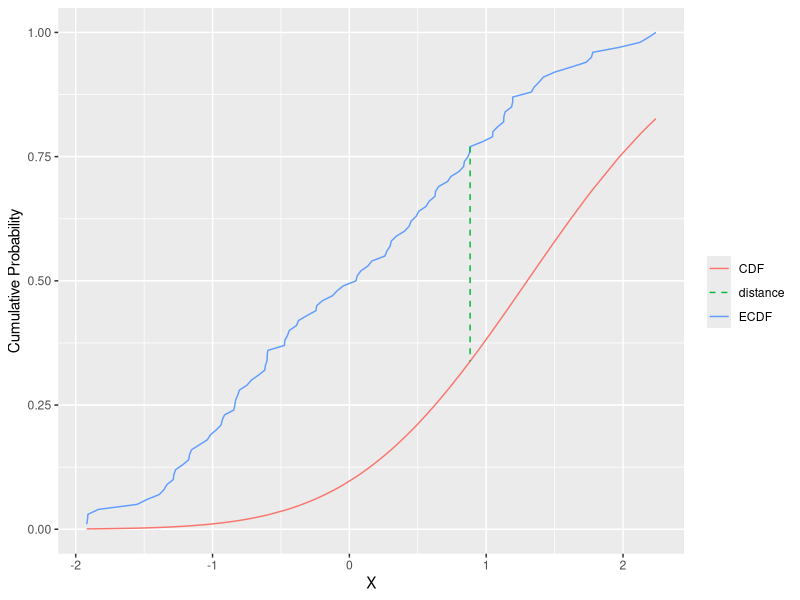
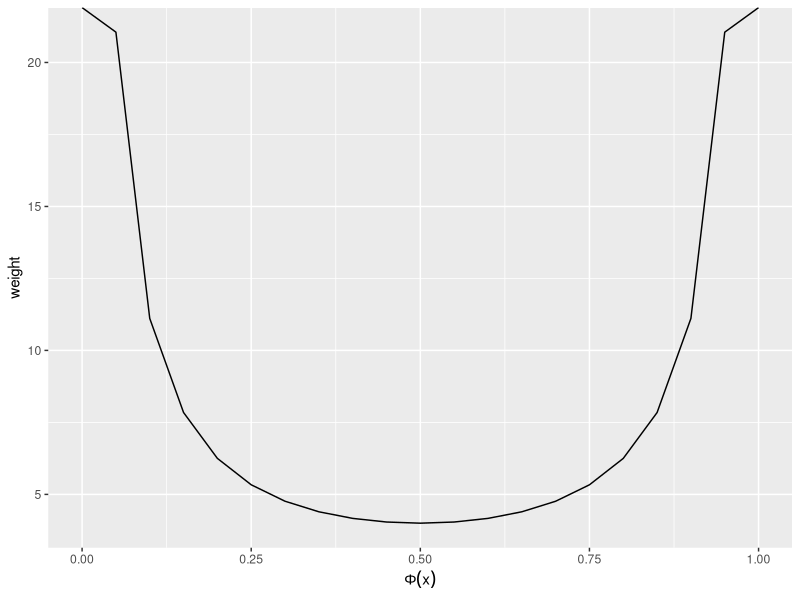
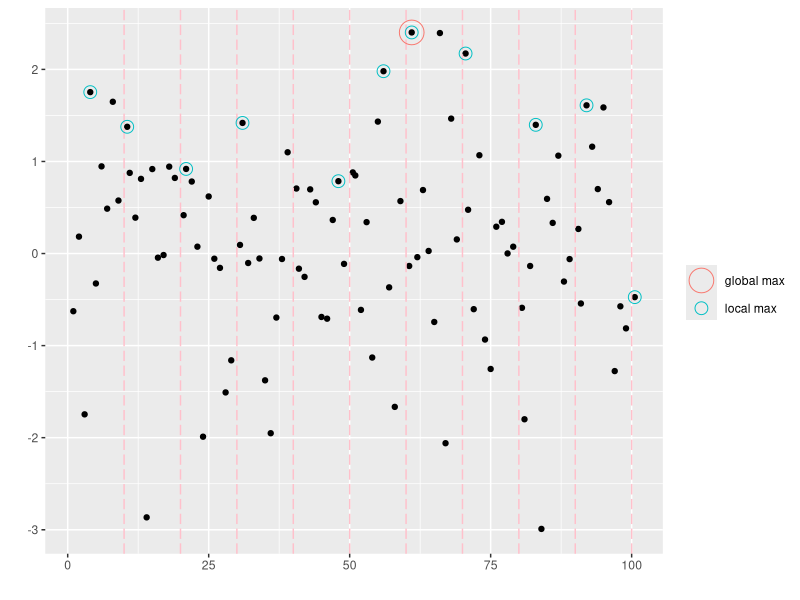
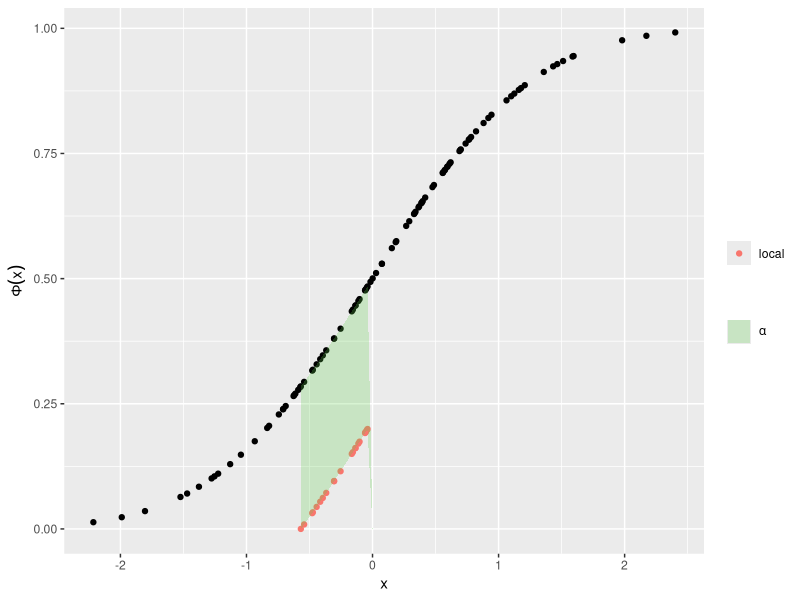

Write R code to recreate these figures, in order.
## ---- chunk 1
### Demonstrating KS stat intuition
library(ggplot2)
n <- 100
dataSample <- sort(rnorm(n))
ecdf <- seq_along(dataSample) / n
cdf <- sapply(dataSample, function(x) pnorm(x, mean = 1.3))
dists <- abs(ecdf - cdf) #roughly..note that real KS is not symmetric
maxDist <- max(dists)
maxIx <- which(dists == maxDist)

qplot(x = dataSample, y = ecdf, geom = "line", color = "ECDF") +
  geom_line(aes(y = cdf, color = "CDF")) +
  geom_segment(aes(x = dataSample[maxIx], xend = dataSample[maxIx],
                   y = ecdf[maxIx], yend = cdf[maxIx],
                   color = "distance"), linetype = "dashed"
                   ) +
  labs(y = "Cumulative Probability", x = "X", color = "")
  
## ---- chunk 2
### Demonstrating weight function in Anderson-Darling
left <- seq(0, 1, 0.05)
right <- 1 - left
weight <- 1 / (left * right)
qplot(x = left, y = weight, geom="line") + labs(x = expression(Phi(x)), y = "weight")
## ---- chunk 3
set.seed(1)
x <- seq(100)
y <- rnorm(100) + rnorm(100)*rbinom(100, 1, 0.3) #add spikes to N(0,1) with prob 0.3
isBoundary <- x %% 10 == 0 # part every 10 and
adjx <- x + runif(1)*isBoundary # move points along x a bit if at boundary
partIds <- 1 + cumsum(isBoundary)  #give them an id
localMaxCoords <- data.frame(y = tapply(y, partIds, max)) #max in each partition
localMaxCoords$x <- adjx[which(y == localMaxCoords$y[partIds])] #index of the max in each
globalMaxCoords <- data.frame(x = adjx[which(y == max(y))], y = max(y))

qplot(adjx, y, geom = "point") + #main plot
  geom_vline(xintercept = which(isBoundary), linetype = "longdash", color = "pink") +
  geom_point(data = localMaxCoords, aes(x = x, y = y, color = "local max"),
               shape = 1, size = 4, fill = NA) +
  geom_point(data = globalMaxCoords, aes(x = x, y = y, color = "global max"),
            shape = 1, size = 8, fill = NA) +
  labs(x="",y="", color ="")
## ---- chunk 4
set.seed(1)
data <- sort(rnorm(100))
cdfVals <- sapply(data, pnorm)
partBoundariesIx <- c(24, 45)
partBoundaries <- data[partBoundariesIx]
localIx <- seq(partBoundariesIx[1], partBoundariesIx[2])
xLocal <- data[localIx]
yLocal <- cdfVals[localIx] - cdfVals[localIx][1] #shifted down by first
ribbonCoords <- data.frame(x = rep(0, 100), ymin = rep(0, 100), ymax = rep(0, 100))
ribbonCoords$x[localIx] <- xLocal
ribbonCoords$ymin[localIx] <- yLocal
ribbonCoords$ymax[localIx] <- cdfVals[localIx]

qplot(x = data, y = cdfVals) + 
  geom_point(aes(x = xLocal, y = yLocal, color = "local")) + 
  geom_ribbon(data = ribbonCoords, aes(x = x, ymin = ymin, ymax = ymax, 
                                       fill = "distance"), alpha = 0.25) +
  labs(x = "x", y = expression(Phi(x)), color = "", fill = "") +
  scale_fill_manual(values = c(3), labels = c(expression(alpha)))  
